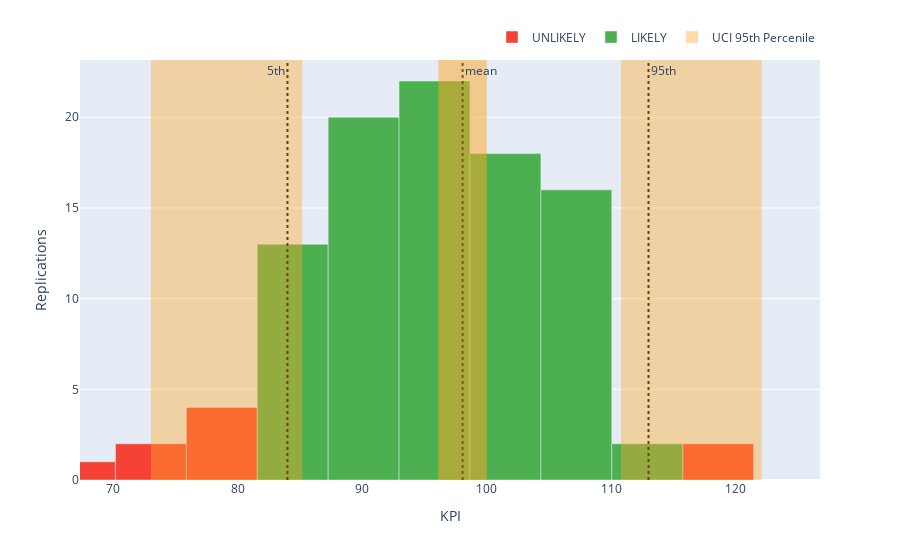

Notebook cell for this chart:
### Code cell
SEED = 101
COUNT = 100

rng = np.random.default_rng(SEED)
results = pd.DataFrame(rng.normal(100, 10, (COUNT, 5)))

more_plotly(results[0].to_numpy(), "KPI")

### Figure 1 — Plotly figure (JSON) as saved in the notebook; plotly's stock layout.template omitted (floating-point values rounded to 4 significant figures)
{"data": [{"alignmentgroup": "True", "hovertemplate": "color=UNLIKELY<br>x=%{x}<br>y=%{y}<extra></extra>", "legendgroup": "UNLIKELY", "marker": {"color": "#F44336", "pattern": {"shape": ""}}, "name": "UNLIKELY", "offsetgroup": "UNLIKELY", "orientation": "v", "showlegend": true, "textposition": "auto", "type": "bar", "x": [67.34, 73.03, 78.73, 118.6], "xaxis": "x", "y": [1, 2, 4, 2], "yaxis": "y"}, {"alignmentgroup": "True", "hovertemplate": "color=LIKELY<br>x=%{x}<br>y=%{y}<extra></extra>", "legendgroup": "LIKELY", "marker": {"color": "#4CAF50", "pattern": {"shape": ""}}, "name": "LIKELY", "offsetgroup": "LIKELY", "orientation": "v", "showlegend": true, "textposition": "auto", "type": "bar", "x": [84.42, 90.12, 95.81, 101.5, 107.2, 112.9], "xaxis": "x", "y": [13, 20, 22, 18, 16, 2], "yaxis": "y"}], "layout": {"annotations": [{"showarrow": false, "text": "mean", "x": 98.07, "xanchor": "left", "xref": "x", "y": 1, "yanchor": "top", "yref": "y domain"}, {"showarrow": false, "text": "5th", "x": 84, "xanchor": "right", "xref": "x", "y": 1, "yanchor": "top", "yref": "y domain"}, {"showarrow": false, "text": "95th", "x": 113, "xanchor": "left", "xref": "x", "y": 1, "yanchor": "top", "yref": "y domain"}, {"font": {"size": 10}, "showarrow": false, "text": "Shaded regions around vertical lines are 95% Confidence Intervals", "x": 0, "xref": "x domain", "y": -0.25, "yref": "y domain"}], "bargap": 0, "barmode": "relative", "legend": {"orientation": "h", "title": {}, "tracegroupgap": 0, "x": 1, "xanchor": "right", "y": 1.02, "yanchor": "bottom"}, "margin": {"t": 60}, "shapes": [{"line": {"color": "black", "dash": "dot", "width": 2}, "type": "line", "x0": 98.07, "x1": 98.07, "xref": "x", "y0": 0, "y1": 1, "yref": "y domain"}, {"line": {"color": "black", "dash": "dot", "width": 2}, "type": "line", "x0": 84, "x1": 84, "xref": "x", "y0": 0, "y1": 1, "yref": "y domain"}, {"line": {"color": "black", "dash": "dot", "width": 2}, "type": "line", "x0": 113, "x1": 113, "xref": "x", "y0": 0, "y1": 1, "yref": "y domain"}, {"fillcolor": "#FFA726", "line": {"width": 0}, "opacity": 0.5, "type": "rect", "x0": 96.12, "x1": 100.0, "xref": "x", "y0": 0, "y1": 1, "yref": "y domain"}, {"fillcolor": "#FFA726", "line": {"width": 0}, "opacity": 0.4, "type": "rect", "x0": 110.8, "x1": 122.1, "xref": "x", "y0": 0, "y1": 1, "yref": "y domain"}, {"fillcolor": "#FFA726", "line": {"width": 0}, "name": "UCI 95th Percenile", "opacity": 0.4, "showlegend": true, "type": "rect", "x0": 73.04, "x1": 85.18, "xref": "x", "y0": 0, "y1": 1, "yref": "y domain"}], "xaxis": {"anchor": "y", "domain": [0, 1], "range": [67.34, 126.8], "title": {"text": "KPI"}}, "yaxis": {"anchor": "x", "domain": [0, 1], "title": {"text": "Replications"}}}}
